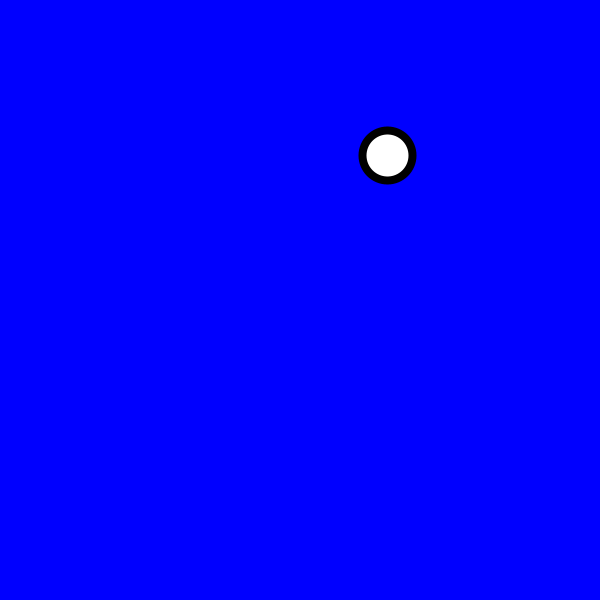
Frame 1 (no input)
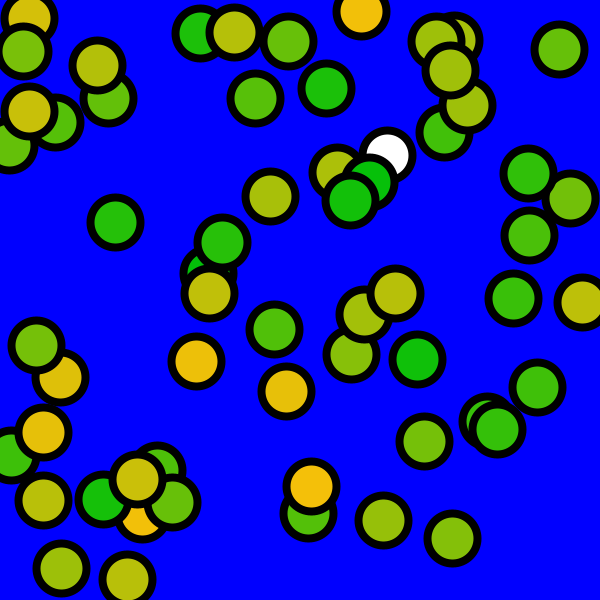
Frame 60 (the mouse pressed at the canvas centre just before this capture)
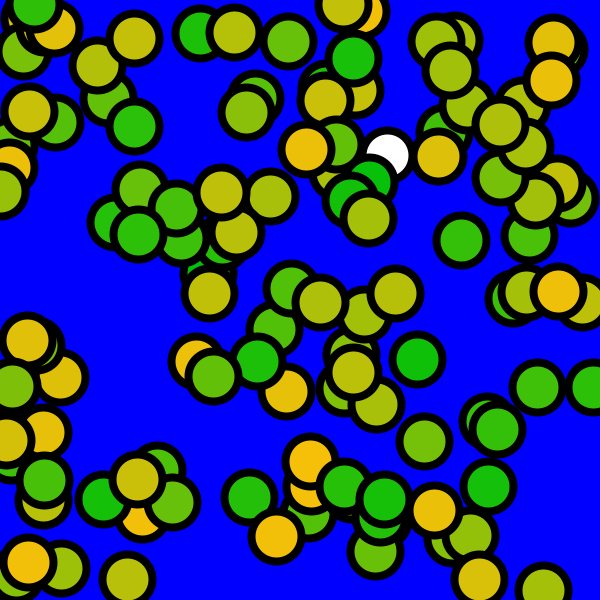
Frame 120 (the mouse held since frame 60 and released just before this capture)

The Processing sketch that drew these frames (run headless with seeded random() and noise(); from frame 60 on, the mouse is pressed at the canvas centre):

// Processing sketch: circulitos
// ── circulitos.pde
int x = 0;

void setup() {
  size(600, 600);
  background(0, 0, 255);
  strokeWeight(8);
}

void draw() {
  //rect(random(600), random(600), random(300), random(300)); 
  ellipse(random(600), random(600), 50, 50); 
  fill(random(255), 192, 9);
}
